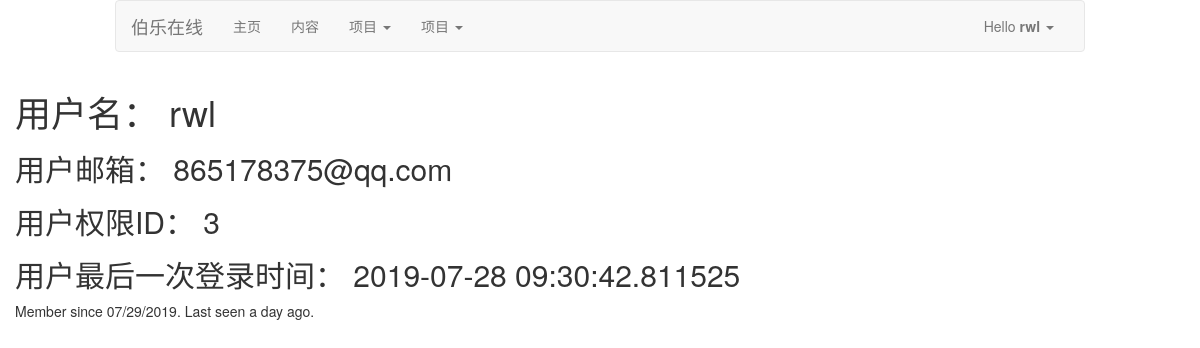
Before: /user/rwl (signed in) with the older database file.
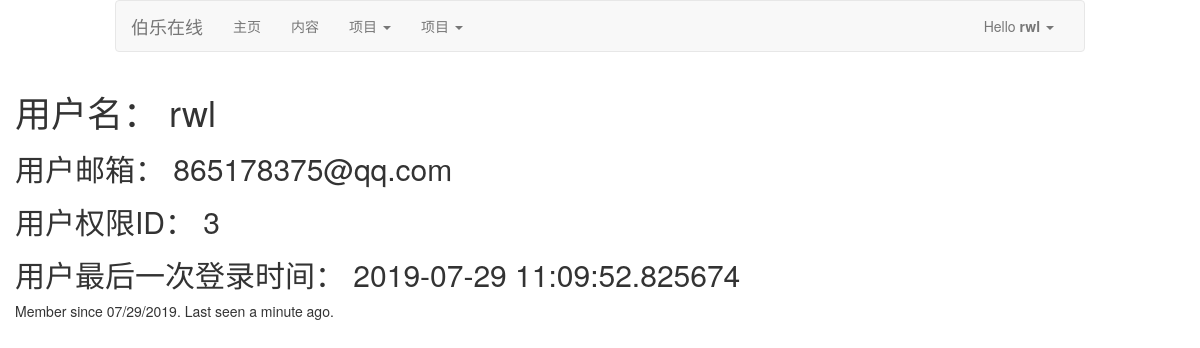
After: the same page with the newer database file.
### app/models.py (models this page shows, shortened)
class User(UserMixin, db.Model):
    __tablename__ = 'user'
    user_id = db.Column(db.Integer, primary_key=True, comment='用户ID')
    user_name = db.Column(db.String(50), unique=True, comment='用户名')
    user_email = db.Column(db.String(20), unique=True, comment='邮箱')
    user_mbl_nm = db.Column(db.String(20), unique=True, comment='用户电话')
    user_passwd_hash = db.Column(db.String(255), comment='用户密码')
    role_id = db.Column(db.Integer, db.ForeignKey('role.role_id'))
    confirmed = db.Column(db.Boolean, default=False)
    location = db.Column(db.String(64))
    about_me = db.Column(db.Text())
    member_since = db.Column(db.DateTime(), default=datetime.utcnow)
    last_seen = db.Column(db.DateTime(), default=datetime.utcnow)
    def ping(self):
        self.last_seen = datetime.utcnow()
        db.session.add(self)
        db.session.commit()
    @property
    def user_passwd(self):
        raise AttributeError('密码不可读')

### app/auth/views.py (the view)
@auth_bp.route('/user/<username>')
@pysnooper.snoop()
def user(username):
    user = User.query.filter_by(user_name=username).first_or_404()
    return render_template('auth/user.html', user=user)

### app/auth/views.py (called while the page is built)
@auth_bp.before_app_request
@pysnooper.snoop()
def before_request():
    if current_user.is_authenticated:
        current_user.ping()
        if not current_user.confirmed \
               and request.endpoint \
               and request.blueprint != 'auth' \
               and request.endpoint != 'static':
            return redirect(url_for('auth.unconfirmed'))

### app/models.py (called while the page is built)
@manager.user_loader
def load_user(user_id):
    return User.query.get(int(user_id))

### app/templates/auth/user.html (shortened to what this page needs)
{% extends 'main/base.html' %}
{% block content %}
    <div class="col-md-12 col-md-offset-0">
        <h1>用户名： {{ user.user_name }}</h1>
        <h2>用户邮箱： {{ user.user_email }}</h2>
        <h2>用户权限ID： {{ user.role_id }}</h2>
        <h2>用户最后一次登录时间： {{ user.last_seen }}</h2>
        <p>
            Member since {{ moment(user.member_since).format('L') }}.
            Last seen {{ moment(user.last_seen).fromNow() }}.
        </p>
    </div>
{% endblock %}

### app/templates/main/base.html (shortened to what this page needs)
{% extends 'bootstrap/base.html' %}
{% block html_attribs %} lang="zh"{% endblock %}
{% block styles %}
    <link rel="stylesheet" href="{{ url_for('static', filename='css/bootstrap.min.css') }}" >
    <link rel="stylesheet" href="{{ url_for('static', filename='css/bootstrap.css') }}" >
    <link rel="stylesheet" href="{{ url_for('static', filename='css/mycss.css') }}" >
{% endblock %}
{% block navbar %}
    <div class="col-md-10 col-lg-offset-1">   <nav class="navbar navbar-default">
        <div class="container-fluid">
            <div class="navbar-header">
                <span class="navbar-brand">伯乐在线</span>
            </div>
            <div class="navbar-collapse collapse" id="9b4e19e40f128155557f6ec359406246a0593bf9">
                <ul class="nav navbar-nav">
                    <li>
                        <a href="/" title="主页">主页</a>
                    </li>
                    <li>
                        <a href="/" title="内容">内容</a>
                    </li>
                    <li class="dropdown">
                        <a aria-expanded="false" aria-haspopup="true" class="dropdown-toggle" data-toggle="dropdown" href="#" role="button">项目
                            <span class="caret"></span>
                        </a>
                    </li>
                    <li class="dropdown">
                        <a aria-expanded="false" aria-haspopup="true" class="dropdown-toggle" data-toggle="dropdown" href="#" role="button">项目
                            <span class="caret"></span>
                        </a>
                    </li>
                </ul>
                <ul class="nav navbar-nav navbar-right">
                    {% if current_user.is_authenticated %}
                        <li class="dropdown">
                            <a aria-expanded="false" aria-haspopup="true" class="dropdown-toggle" data-toggle="dropdown" href="{{ url_for('auth.logout') }}" role="button">
                              Hello <b>{{ current_user.user_name }}</b>
                                <span class="caret"></span>
                            </a>
                        </li>
                    {% else %}
                        <li><a href="{{ url_for('auth.login') }}">登录</a></li>
                        <li><a href="{{ url_for('auth.register') }}">注册</a></li>
                    {% endif %}
                </ul>
            </div>
        </div>
    </nav>    </div>
{% endblock %}

Changed rows visible on the page:
changed User "rwl": last_seen "2019-07-28 09:30:42.811525" → "2019-07-29 11:09:52.825674"; last_seen "a day ago" → "a minute ago"
